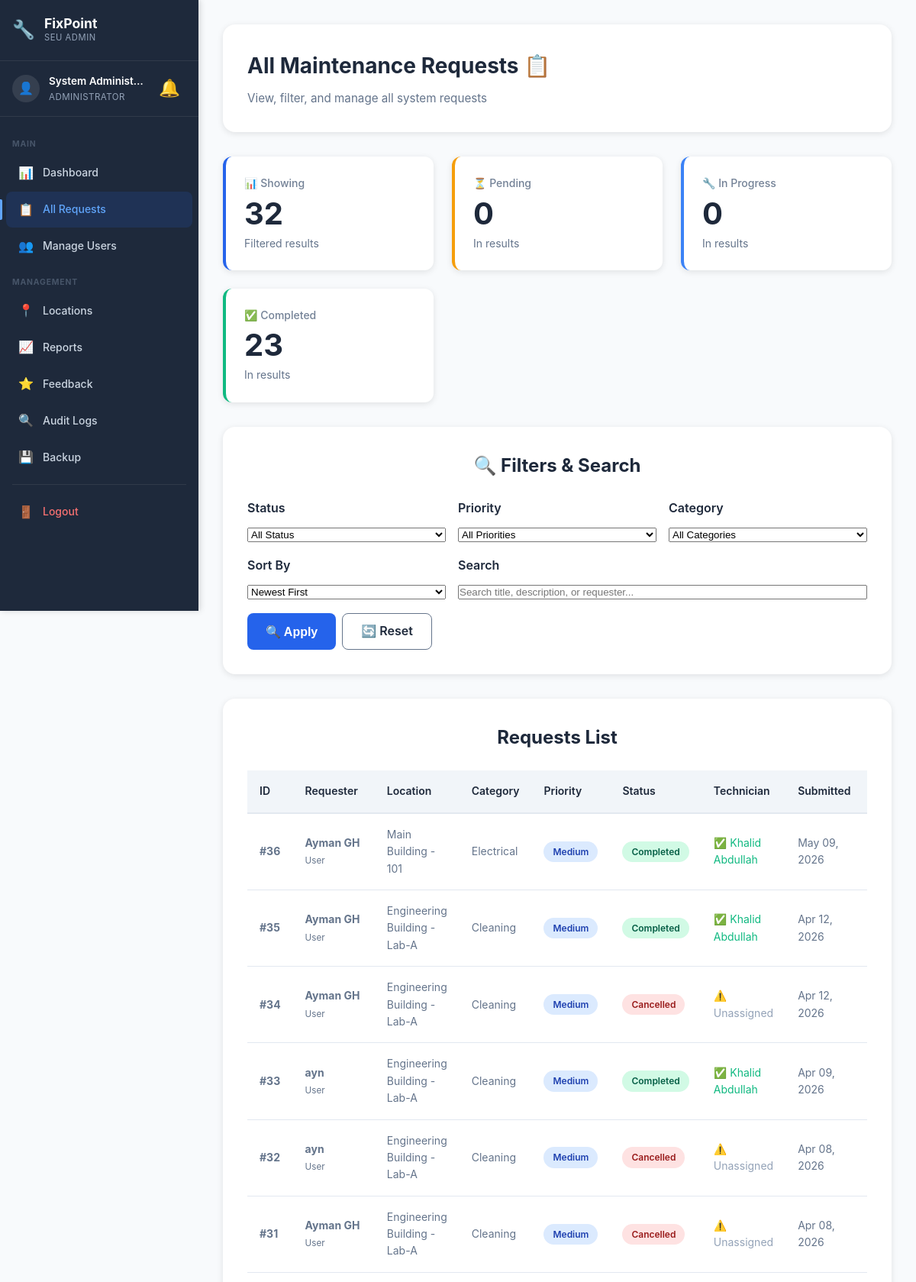
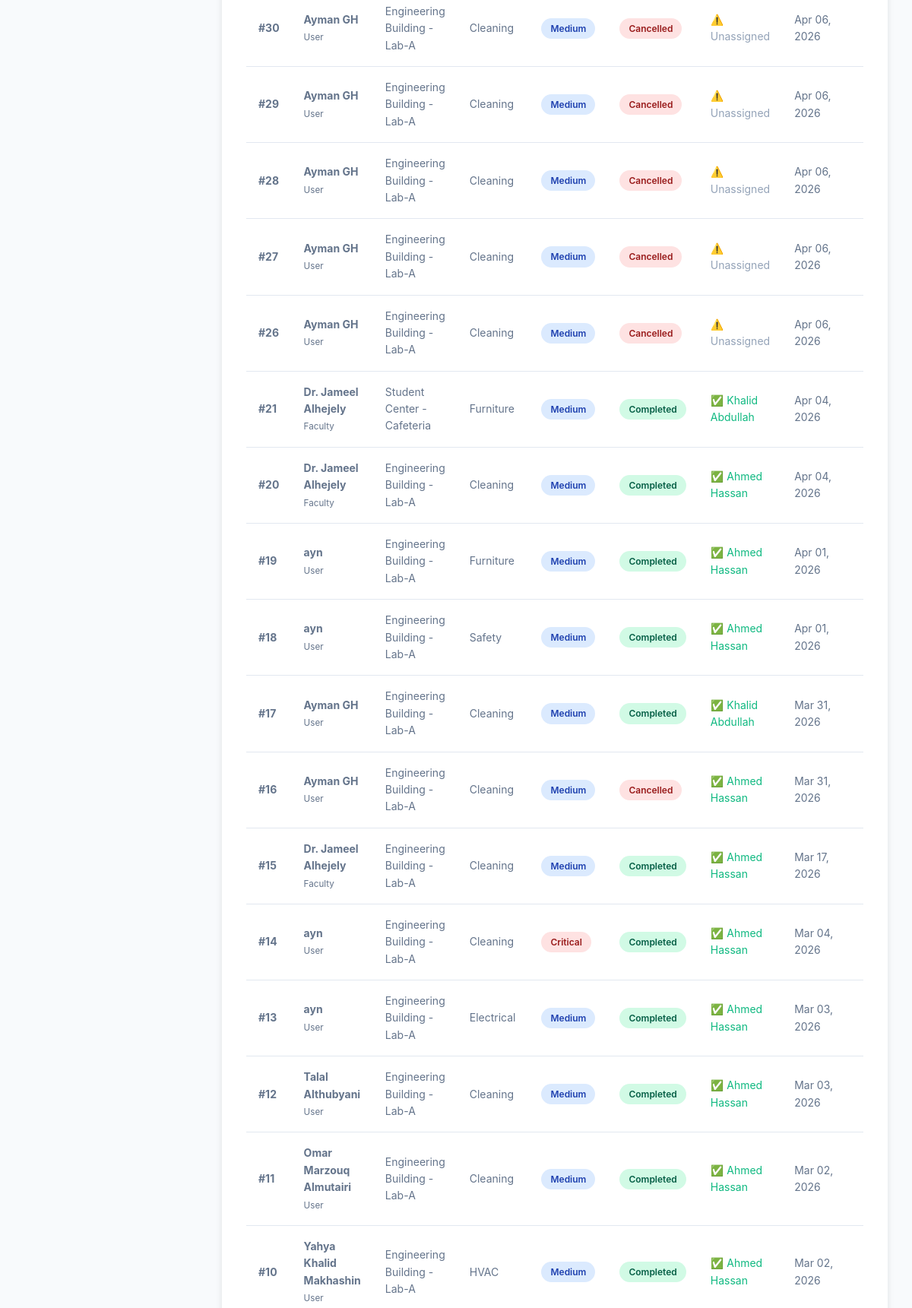
/admin/all-requests.php (signed in, upper part), run on the app's committed database (2 pictures, top to bottom).
### tables this page shows
CREATE TABLE `user` (
  `UserID` int(11) NOT NULL,
  `RoleID` int(11) NOT NULL,
  `Name` varchar(100) NOT NULL,
  `Email` varchar(100) NOT NULL,
  `Password` varchar(255) NOT NULL,
  `Phone` varchar(20) DEFAULT NULL,
  `MaxRequestsPerWeek` int(11) DEFAULT 2,
  `CreatedAt` timestamp NOT NULL DEFAULT current_timestamp(),
  `LastResetAt` datetime DEFAULT NULL
);

CREATE TABLE `maintenancerequest` (
  `RequestID` int(11) NOT NULL,
  `UserID` int(11) NOT NULL,
  `LocationID` int(11) NOT NULL,
  `CategoryID` int(11) NOT NULL,
  `PriorityID` int(11) NOT NULL,
  `StatusID` int(11) NOT NULL DEFAULT 1,
  `Title` varchar(200) NOT NULL,
  `Description` text NOT NULL,
  `SubmittedAt` timestamp NOT NULL DEFAULT current_timestamp(),
  `UpdatedAt` timestamp NOT NULL DEFAULT current_timestamp() ON UPDATE current_timestamp(),
  `CompletedAt` timestamp NULL DEFAULT NULL
);

CREATE TABLE `role` (
  `RoleID` int(11) NOT NULL,
  `RoleName` varchar(50) NOT NULL
);

CREATE TABLE `location` (
  `LocationID` int(11) NOT NULL,
  `BuildingName` varchar(100) NOT NULL,
  `FloorNumber` varchar(20) DEFAULT NULL,
  `RoomNumber` varchar(50) DEFAULT NULL,
  `Description` text DEFAULT NULL
);

CREATE TABLE `category` (
  `CategoryID` int(11) NOT NULL,
  `CategoryName` varchar(100) NOT NULL,
  `Description` text DEFAULT NULL
);

CREATE TABLE `priority` (
  `PriorityID` int(11) NOT NULL,
  `PriorityLevel` varchar(50) NOT NULL,
  `Description` text DEFAULT NULL
);

CREATE TABLE `status` (
  `StatusID` int(11) NOT NULL,
  `StatusName` varchar(50) NOT NULL,
  `Description` text DEFAULT NULL
);

### config/helpers.php (called while the page is built, shortened)
<?php
function formatDate($date, $format = 'M d, Y H:i') {
    return date($format, strtotime($date));
}
function e($string) {
    return htmlspecialchars($string, ENT_QUOTES, 'UTF-8');
}
function getStatusBadgeClass($status_name) {
    $classes = [
        'Pending'     => 'status-pending',
        'Reviewed'    => 'status-reviewed',
        'Assigned'    => 'status-assigned',
        'In Progress' => 'status-in-progress',
        'Completed'   => 'status-completed',
        'Cancelled'   => 'status-cancelled'
    ];
    return $classes[$status_name] ?? 'status-default';
}
function getPriorityBadgeClass($priority_level) {
    $classes = [
        'Low'      => 'priority-low',
        'Medium'   => 'priority-medium',
        'High'     => 'priority-high',
        'Critical' => 'priority-critical'
    ];
    return $classes[$priority_level] ?? 'priority-default';
}
?>

### admin/all-requests.php (the view, shortened to what this page needs)
<?php
require_once __DIR__ . '/../config/database.php';
require_once __DIR__ . '/../config/helpers.php';
$status_filter   = isset($_GET['status'])   ? $_GET['status']         : 'all';
$priority_filter = isset($_GET['priority']) ? $_GET['priority']       : 'all';
$category_filter = isset($_GET['category']) ? $_GET['category']       : 'all';
$search          = isset($_GET['search'])   ? trim($_GET['search'])   : '';
$sort_by         = isset($_GET['sort'])     ? $_GET['sort']           : 'newest';
$sql = "SELECT
            mr.RequestID,
            mr.Title,
            mr.Description,
            mr.SubmittedAt,
            mr.UpdatedAt,
            mr.CompletedAt,
            u.Name as RequesterName,
            u.Email as RequesterEmail,
            r.RoleName as RequesterRole,
            l.BuildingName,
            l.FloorNumber,
            l.RoomNumber,
            c.CategoryName,
            p.PriorityLevel,
            p.PriorityID,
            s.StatusName,
            s.StatusID,
            (SELECT Name FROM user WHERE UserID = (SELECT TechnicianID FROM assignment WHERE RequestID = mr.RequestID ORDER BY AssignedAt DESC LIMIT 1)) as TechnicianName
        FROM maintenancerequest mr
        JOIN user u ON mr.UserID = u.UserID
        JOIN role r ON u.RoleID = r.RoleID
        JOIN location l ON mr.LocationID = l.LocationID
        JOIN category c ON mr.CategoryID = c.CategoryID
        JOIN priority p ON mr.PriorityID = p.PriorityID
        JOIN status s ON mr.StatusID = s.StatusID
        WHERE 1=1";
switch ($sort_by) {
    default:         $sql .= " ORDER BY mr.SubmittedAt DESC"; break;
}
$result   = $conn->query($sql);
$requests = $result->fetch_all(MYSQLI_ASSOC);
$stats = ['total' => count($requests), 'pending' => 0, 'in_progress' => 0, 'completed' => 0];
foreach ($requests as $req) {
    if ($req['StatusName'] == 'Completed') $stats['completed']++;
}
$current_page = 'all-requests';
?>
<!DOCTYPE html>
<html lang="en">
<head>
    <link rel="stylesheet" href="../assets/css/style.css">
    <link rel="stylesheet" href="../assets/css/dashboard.css">
    <link rel="stylesheet" href="../assets/css/sidebar.css">
</head>
<body class="has-sidebar">
    <aside class="sidebar" id="sidebar">
        <div class="sidebar-header">
            <div class="sidebar-logo">
                <span class="sidebar-logo-icon">🔧</span>
                <div>
                    <span class="sidebar-logo-text">FixPoint</span>
                    <span class="sidebar-logo-sub">SEU Admin</span>
                </div>
            </div>
        </div>
        <div class="sidebar-user">
            <div class="sidebar-avatar">👤</div>
            <div class="sidebar-user-info">
                <span class="sidebar-user-name"><?php echo e($_SESSION['name']); ?></span>
                <span class="sidebar-user-role">Administrator</span>
            </div>
            <?php include __DIR__ . '/../includes/notification-bell.php'; ?>
        </div>
        <nav class="sidebar-nav">
            <div class="sidebar-section-label">Main</div>
            <a href="dashboard.php" class="sidebar-link <?php echo $current_page === 'dashboard' ? 'active' : ''; ?>">
                <span class="sidebar-icon">📊</span><span>Dashboard</span>
            </a>
            <a href="all-requests.php" class="sidebar-link <?php echo $current_page === 'all-requests' ? 'active' : ''; ?>">
                <span class="sidebar-icon">📋</span><span>All Requests</span>
            </a>
            <a href="users.php" class="sidebar-link <?php echo $current_page === 'users' ? 'active' : ''; ?>">
                <span class="sidebar-icon">👥</span><span>Manage Users</span>
            </a>
            <div class="sidebar-section-label">Management</div>
            <a href="locations.php" class="sidebar-link <?php echo $current_page === 'locations' ? 'active' : ''; ?>">
                <span class="sidebar-icon">📍</span><span>Locations</span>
            </a>
            <a href="reports.php" class="sidebar-link <?php echo $current_page === 'reports' ? 'active' : ''; ?>">
                <span class="sidebar-icon">📈</span><span>Reports</span>
            </a>
            <a href="all-feedback.php" class="sidebar-link <?php echo $current_page === 'all-feedback' ? 'active' : ''; ?>">
                <span class="sidebar-icon">⭐</span><span>Feedback</span>
            </a>
            <a href="audit-logs.php" class="sidebar-link <?php echo $current_page === 'audit-logs' ? 'active' : ''; ?>">
                <span class="sidebar-icon">🔍</span><span>Audit Logs</span>
            </a>
            <a href="backup.php" class="sidebar-link <?php echo $current_page === 'backup' ? 'active' : ''; ?>">
                <span class="sidebar-icon">💾</span><span>Backup</span>
            </a>
            <div class="sidebar-divider"></div>
            <a href="../auth/logout.php" class="sidebar-link sidebar-logout">
                <span class="sidebar-icon">🚪</span><span>Logout</span>
            </a>
        </nav>
    </aside>
    <div class="main-content">
            <div class="topbar-notif"><?php include __DIR__ . '/../includes/notification-bell.php'; ?></div>
    <div class="dashboard">
        <div class="dashboard-container">
            <div class="dashboard-header">
                <h1 class="welcome-text">All Maintenance Requests 📋</h1>
                <p class="user-info">View, filter, and manage all system requests</p>
            </div>
            <div class="stats-grid">
                <div class="stat-card">
                    <div class="stat-label">📊 Showing</div>
                    <div class="stat-value"><?php echo $stats['total']; ?></div>
                    <div class="stat-info">Filtered results</div>
                </div>
                <div class="stat-card warning">
                    <div class="stat-label">⏳ Pending</div>
                    <div class="stat-value"><?php echo $stats['pending']; ?></div>
                    <div class="stat-info">In results</div>
                </div>
                <div class="stat-card info">
                    <div class="stat-label">🔧 In Progress</div>
                    <div class="stat-value"><?php echo $stats['in_progress']; ?></div>
                    <div class="stat-info">In results</div>
                </div>
                <div class="stat-card success">
                    <div class="stat-label">✅ Completed</div>
                    <div class="stat-value"><?php echo $stats['completed']; ?></div>
                    <div class="stat-info">In results</div>
                </div>
            </div>
            <div class="requests-section" style="margin-bottom: 2rem;">
                <h2 class="section-title">🔍 Filters & Search</h2>
                <form method="GET" action="" style="display: grid; grid-template-columns: repeat(auto-fit, minmax(200px, 1fr)); gap: 1rem; align-items: end;">
                    <div>
                        <label style="display:block;font-weight:600;margin-bottom:0.5rem;color:#1e293b;">Status</label>
                        <select name="status" class="form-input" style="width:100%;">
                            <option value="all"        <?php echo ($status_filter=='all')        ?'selected':''; ?>>All Status</option>
                        </select>
                    </div>
                    <div>
                        <label style="display:block;font-weight:600;margin-bottom:0.5rem;color:#1e293b;">Priority</label>
                        <select name="priority" class="form-input" style="width:100%;">
                            <option value="all" <?php echo ($priority_filter=='all')?'selected':''; ?>>All Priorities</option>
                        </select>
                    </div>
                    <div>
                        <label style="display:block;font-weight:600;margin-bottom:0.5rem;color:#1e293b;">Category</label>
                        <select name="category" class="form-input" style="width:100%;">
                            <option value="all" <?php echo ($category_filter=='all')?'selected':''; ?>>All Categories</option>
                        </select>
                    </div>
                    <div>
                        <label style="display:block;font-weight:600;margin-bottom:0.5rem;color:#1e293b;">Sort By</label>
                        <select name="sort" class="form-input" style="width:100%;">
                            <option value="newest"   <?php echo ($sort_by=='newest')  ?'selected':''; ?>>Newest First</option>
                        </select>
                    </div>
                    <div style="grid-column: span 2;">
                        <label style="display:block;font-weight:600;margin-bottom:0.5rem;color:#1e293b;">Search</label>
                        <input type="text" name="search" class="form-input"
                            placeholder="Search title, description, or requester..."
                            value="<?php echo e($search); ?>" style="width:100%;">
                    </div>
                    <div style="display:flex;gap:0.5rem;">
                        <button type="submit" class="btn btn-primary">🔍 Apply</button>
                        <a href="all-requests.php" class="btn btn-outline">🔄 Reset</a>
                    </div>
                </form>
            </div>
            <div class="requests-section">
                <h2 class="section-title">Requests List</h2>
                <?php if (count($requests) > 0): ?>
                    <div class="admin-mobile-hide" style="overflow-x:auto;">
                        <table class="requests-table">
                            <thead>
                                <tr>
                                    <th>ID</th>
                                    <th>Requester</th>
                                    <th>Location</th>
                                    <th>Category</th>
                                    <th>Priority</th>
                                    <th>Status</th>
                                    <th>Technician</th>
                                    <th>Submitted</th>
                                    <th>Actions</th>
                                </tr>
                            </thead>
                            <tbody>
                                <?php foreach ($requests as $req): ?>
                                    <tr style="<?php echo ($req['PriorityID'] >= 3 && $req['StatusID'] < 5) ? 'background:#fef2f2;' : ''; ?>">
                                        <td><strong>#<?php echo $req['RequestID']; ?></strong></td>
                                        <td>
                                            <strong><?php echo e($req['RequesterName']); ?></strong><br>
                                            <small style="color:#64748b;"><?php echo e($req['RequesterRole']); ?></small>
                                        </td>
                                        <td><?php echo e($req['BuildingName'] . ' - ' . $req['RoomNumber']); ?></td>
                                        <td><?php echo e($req['CategoryName']); ?></td>
                                        <td>
                                            <span class="priority-badge <?php echo getPriorityBadgeClass($req['PriorityLevel']); ?>">
                                                <?php echo e($req['PriorityLevel']); ?>
                                            </span>
                                        </td>
                                        <td>
                                            <span class="status-badge <?php echo getStatusBadgeClass($req['StatusName']); ?>">
                                                <?php echo e($req['StatusName']); ?>
                                            </span>
                                        </td>
                                        <td>
                                            <?php if ($req['TechnicianName']): ?>
                                                <span style="color:#10b981;">✅ <?php echo e($req['TechnicianName']); ?></span>
                                            <?php else: ?>
                                                <span style="color:#94a3b8;">⚠️ Unassigned</span>
                                            <?php endif; ?>
                                        </td>
                                        <td><?php echo formatDate($req['SubmittedAt'], 'M d, Y'); ?></td>
                                        <td>
                                        </td>
                                    </tr>
                                <?php endforeach; ?>
                            </tbody>
                        </table>
                    </div>
                <?php endif; ?>
            </div>
        </div>
    </div>
    </div>
</body>
</html>

### data on the page
user: maintenancerequest.RequestID "36", Name "Ayman GH", RoleID.RoleName "User", location.BuildingName+RoomNumber "Main Building - 101", category.CategoryName "Electrical", priority.PriorityLevel "Medium", status.StatusName "Completed", TechnicianName "Khalid Abdullah", maintenancerequest.SubmittedAt "May 09, 2026", maintenancerequest.RequestID "35", location.BuildingName+RoomNumber "Engineering Building - Lab-A", category.CategoryName "Cleaning", maintenancerequest.SubmittedAt "Apr 12, 2026", maintenancerequest.RequestID "34", status.StatusName "Cancelled", shows "⚠️ Unassigned", maintenancerequest.RequestID "31", maintenancerequest.SubmittedAt "Apr 08, 2026", maintenancerequest.RequestID "30", maintenancerequest.SubmittedAt "Apr 06, 2026", maintenancerequest.RequestID "29", maintenancerequest.RequestID "28", maintenancerequest.RequestID "27", maintenancerequest.RequestID "26", maintenancerequest.RequestID "17", maintenancerequest.SubmittedAt "Mar 31, 2026", maintenancerequest.RequestID "16", TechnicianName "Ahmed Hassan"
user: maintenancerequest.RequestID "33", Name "ayn", RoleID.RoleName "User", location.BuildingName+RoomNumber "Engineering Building - Lab-A", category.CategoryName "Cleaning", priority.PriorityLevel "Medium", status.StatusName "Completed", TechnicianName "Khalid Abdullah", maintenancerequest.SubmittedAt "Apr 09, 2026", maintenancerequest.RequestID "32", status.StatusName "Cancelled", shows "⚠️ Unassigned", maintenancerequest.SubmittedAt "Apr 08, 2026", maintenancerequest.RequestID "19", category.CategoryName "Furniture", TechnicianName "Ahmed Hassan", maintenancerequest.SubmittedAt "Apr 01, 2026", maintenancerequest.RequestID "18", category.CategoryName "Safety", maintenancerequest.RequestID "14", priority.PriorityLevel "Critical", maintenancerequest.SubmittedAt "Mar 04, 2026", maintenancerequest.RequestID "13", category.CategoryName "Electrical", maintenancerequest.SubmittedAt "Mar 03, 2026"
user: maintenancerequest.RequestID "21", Name "Dr. Jameel Alhejely", RoleID.RoleName "Faculty", location.BuildingName+RoomNumber "Student Center - Cafeteria", category.CategoryName "Furniture", priority.PriorityLevel "Medium", status.StatusName "Completed", TechnicianName "Khalid Abdullah", maintenancerequest.SubmittedAt "Apr 04, 2026", maintenancerequest.RequestID "20", location.BuildingName+RoomNumber "Engineering Building - Lab-A", category.CategoryName "Cleaning", TechnicianName "Ahmed Hassan", maintenancerequest.RequestID "15", maintenancerequest.SubmittedAt "Mar 17, 2026"
user: maintenancerequest.RequestID "12", Name "Talal Althubyani", RoleID.RoleName "User", location.BuildingName+RoomNumber "Engineering Building - Lab-A", category.CategoryName "Cleaning", priority.PriorityLevel "Medium", status.StatusName "Completed", TechnicianName "Ahmed Hassan", maintenancerequest.SubmittedAt "Mar 03, 2026"
user: maintenancerequest.RequestID "11", Name "Omar Marzouq Almutairi", RoleID.RoleName "User", location.BuildingName+RoomNumber "Engineering Building - Lab-A", category.CategoryName "Cleaning", priority.PriorityLevel "Medium", status.StatusName "Completed", TechnicianName "Ahmed Hassan", maintenancerequest.SubmittedAt "Mar 02, 2026"
user: maintenancerequest.RequestID "10", Name "Yahya Khalid Makhashin", RoleID.RoleName "User", location.BuildingName+RoomNumber "Engineering Building - Lab-A", category.CategoryName "HVAC", priority.PriorityLevel "Medium", status.StatusName "Completed", TechnicianName "Ahmed Hassan", maintenancerequest.SubmittedAt "Mar 02, 2026"

### other printed values
$_SESSION['name'] "System Administ…"
$stats['total'] "32"
$stats['pending'] "0"
$stats['in_progress'] "0"
$stats['completed'] "23"
